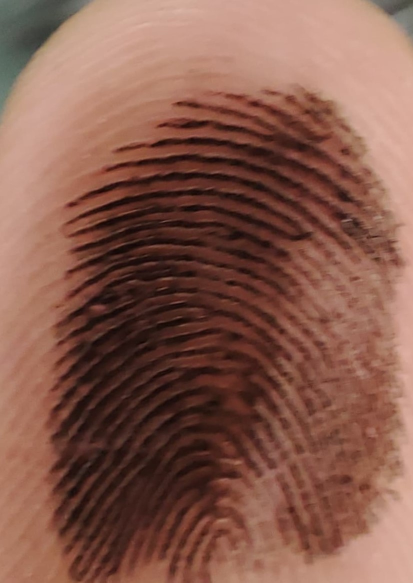
#> input picture resources/finger_2.jpg, 826 x 1165 px, found by its file name (shown at 1/2 size)
$ python main.py
#> lines starting #> are read from the running program, lines starting #| are printed output that depends on the picture; after the words box and inside, x2 and y2 are one past the last pixel; in counts of white or black regions, pixels touching at a corner belong together
### src/utils.py
import cv2
import numpy as np
threshold1 = 30
threshold2 = 255

#create a function that generate 5 thresholded images with different thresholds
# puts them in a grid add text with values and show the grid
def generate_thresholded_images(image):

    grid_image = np.zeros((image.shape[0]*2, image.shape[1]*3, 3), dtype=np.uint8)
    #create a list of thresholds
    thresholds = [10, 20, 30, 40, 50]
    #create a list of names for the images
    names = [f'Threshold: {threshold}' for threshold in thresholds]
    names.insert(0, 'Original')
    #create a list of the images
    images = [image]
    for threshold in thresholds:
        # Apply a binary threshold to the image
        _, thresholded = cv2.threshold(image, threshold, 255, cv2.THRESH_BINARY)
        images.append(thresholded)
    #add the images to the grid
    for i in range(6):
        x = i%3
        y = i//3
        grid_image[y*image.shape[0]:(y+1)*image.shape[0], x*image.shape[1]:(x+1)*image.shape[1], :] = images[i]
        #add the text to the images
        cv2.putText(grid_image, names[i], (x*image.shape[1]+10, y*image.shape[0]+30), cv2.FONT_HERSHEY_SIMPLEX, 1, (255, 0, 255), 2)
    #resize the grid image
    grid_image = cv2.resize(grid_image, (0,0), fx=0.4, fy=0.4)
    cv2.imshow('Thresholded Images', grid_image)

#a function that finds the 5 biggest contours
def find_biggest_contours(image, num_contours=5):
    image = cv2.cvtColor(image, cv2.COLOR_BGR2GRAY)
    # Apply a binary threshold to the image
    _, thresholded = cv2.threshold(image, threshold1, threshold2, cv2.THRESH_BINARY)
    # Find contours in the thresholded image
    contours, _ = cv2.findContours(thresholded, cv2.RETR_LIST, cv2.CHAIN_APPROX_SIMPLE)
    #sort the contours by area
    contours = sorted(contours, key=cv2.contourArea, reverse=True)[:num_contours]
    return thresholded, contours

def find_center(contours):

    # Initialize max x and y coordinates
    max_x = max_y = 0
    print(len(contours))
    # Calculate the center of each contour and update max_x and max_y
    for contour in contours:
        M = cv2.moments(contour)
        if M["m00"] != 0:  # to avoid division by zero
            x = int(M["m10"] / M["m00"])
            y = int(M["m01"] / M["m00"])
            max_x = max(max_x, x)
            max_y = max(max_y, y)
    return (max_x, max_y)

def find_center_avg(contours):

    # Initialize total x and y coordinates
    total_x = total_y = num_contours = 0
    print(len(contours))
    # Calculate the center of each contour and add to total
    for contour in contours:
        M = cv2.moments(contour)
        if M["m00"] != 0:  # to avoid division by zero
            total_x += int(M["m10"] / M["m00"])
            total_y += int(M["m01"] / M["m00"])
            num_contours += 1

    # Calculate the average center of all contours
    if num_contours != 0:  # to avoid division by zero
        center = (total_x // num_contours, total_y // num_contours)
    else:
        center = (0, 0)  # or any default value

    return center

def unwrap_image(image, center, max_radius):
    # The size of the output image
    output_size = (int(360), int(max_radius))  # Width = 360 degrees, Height = max_radius

    # Apply polar to cartesian transformation
    unwrapped_image = cv2.linearPolar(image, center, max_radius, cv2.WARP_FILL_OUTLIERS +  cv2.INTER_LINEAR)

    # Resize to make it easier to view
    # unwrapped_image = cv2.resize(unwrapped_image, output_size, interpolation=cv2.INTER_LINEAR)

    return unwrapped_image

# [6 lines left out: function mouse_callback, not called in this run]


def create_rainbow_gradient(height, width):
    # Create an image filled with zeros (black)
    gradient = np.zeros((height, width, 3), dtype=np.uint8)

    # Calculate the change in color for each step
    for i in range(height):
        hue = int(180 * (i / height))  # Hue goes from 0 to 180 in OpenCV
        hue_color = np.array([[hue, 255, 255]], dtype=np.uint8) # Saturation and Value are always 255
        hue_color = hue_color.reshape(hue_color.shape[0], hue_color.shape[1], 1)  # Ensure hue_color has 3 dimensions
        hue_color = np.repeat(hue_color, 3, axis=2)  # Repeat the single channel to get a 3-channel image
        bgr_color = cv2.cvtColor(hue_color, cv2.COLOR_HSV2BGR) # Convert HSV to RGB
        bgr_color = bgr_color[0, 0, :]  # Reduce bgr_color to a 1D array
        gradient[i, :, :] = bgr_color # Fill each row with the color

    return gradient

def apply_gradient_to_edges(image):
    # Create a mask where edges are 1 and non-edges are 0
    mask = image.astype(bool)

    # Create the rainbow gradient
    gradient = create_rainbow_gradient(image.shape[0], image.shape[1])

    # Apply the mask to the gradient
    rainbow_edges = np.zeros_like(gradient)
    for i in range(3):  # For each color channel
        rainbow_edges[:, :, i] = np.where(mask, gradient[:, :, i], 0)

    return rainbow_edges

### src/main.py
import cv2
import numpy as np
from utils import *
import os

image_name = 'finger_2.jpg'
resource_folder = 'resources'

image_path = os.path.join(resource_folder, image_name)
image = cv2.imread(image_path, cv2.IMREAD_COLOR)
#> image is the input picture: shape (1165, 826, 3); mean B, G, R 77, 91, 134.7

if image is None:
    print("Error: Could not read the image.")
    exit(1)

#increase contrast
# image = cv2.convertScaleAbs(image, alpha=2, beta=1)

#convert to 3 channel gray
# TODO - This is not the best way to convert to 3 channel
gray = cv2.cvtColor(image, cv2.COLOR_BGR2GRAY)
gray = cv2.cvtColor(gray, cv2.COLOR_GRAY2BGR)
#> gray: shape (1165, 826, 3)
blur = cv2.GaussianBlur(gray, (15,15),3)

# Edge detection
edges = cv2.Canny(blur, threshold1=15, threshold2=20, apertureSize=3, L2gradient=True)
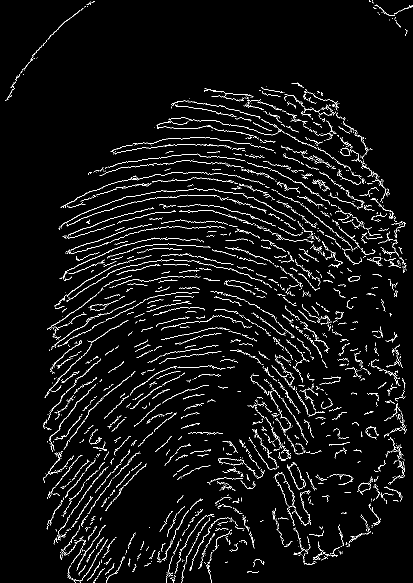
#> edges: shape (1165, 826) (shown at 1/2 size); 4.2% white in thin lines or dots
edges = cv2.GaussianBlur(edges, (3,3),0)
threshold, contours = find_biggest_contours(blur, 50)
#> in find_biggest_contours, `_, thresholded = cv2.threshold(image, threshold1, threshold2, cv2.THRE..`:
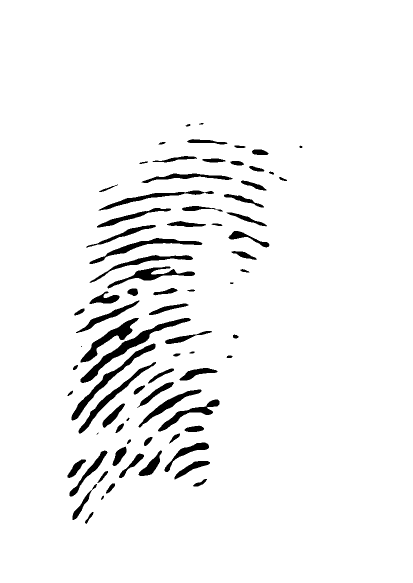
#> thresholded: shape (1165, 826) (shown at 1/2 size); 95.5% white; 78 black regions (3 under 20 px)
#> in find_biggest_contours, `contours, _ = cv2.findContours(thresholded, cv2.RETR_LIST, cv2.CHAIN_A..`: contours = 81 contours, 2 with area under 20; largest, box (x1, y1, x2, y2) and area: (0, 0, 826, 1165) 960300, (160, 635, 383, 767) 3602, (142, 686, 312, 842) 2670, (160, 635, 279, 726) 2350, (156, 723, 313, 868) 2157
#> in find_biggest_contours, `contours = sorted(contours, key=cv2.contourArea, reverse=True)[:num_co..`: contours = 50 contours; largest, box (x1, y1, x2, y2) and area: (0, 0, 826, 1165) 960300, (160, 635, 383, 767) 3602, (142, 686, 312, 842) 2670, (160, 635, 279, 726) 2350, (156, 723, 313, 868) 2157

generate_thresholded_images(gray)
#> after the loop in generate_thresholded_images, `for threshold in thresholds:`: images = 6 items
#> in generate_thresholded_images, `grid_image = cv2.resize(grid_image, (0,0), fx=0.4, fy=0.4)`:
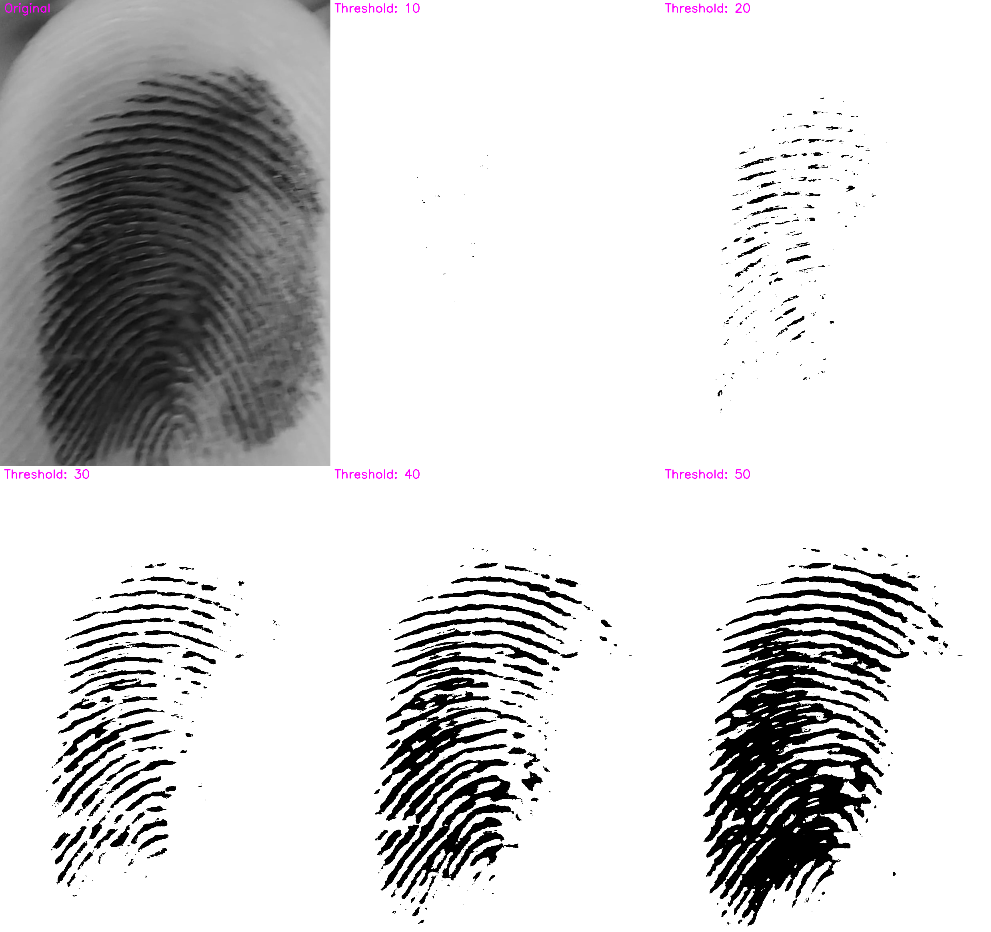
#> grid_image: shape (932, 991, 3); mean B, G, R 212.1, 211.8, 212.1

center = find_center(contours)
#| 50
#> the loop in find_center, `for contour in contours:` made 50 passes
#> (contour, x, y, max_x, max_y) on pass 1: ([[0, 0], [0, 1164], [825, 1164], [825, 0]], 412, 582, 412, 582)
#> (x, y, max_x, max_y) on passes 2 to 7: (257, 694, 412, 694), (217, 760, 412, 760), (218, 677, 412, 760), (222, 795, 412, 795), (288, 493, 412, 795), (302, 550, 412, 795)
#> center = (519, 1012)
center_avg = find_center_avg(contours)
#| 50
#> the loop in find_center_avg, `for contour in contours:` made 50 passes
#> (contour, total_x, total_y) on pass 1: ([[0, 0], [0, 1164], [825, 1164], [825, 0]], 412, 582)
#> (total_x, total_y) on passes 2 to 7: (669, 1276), (886, 2036), (1104, 2713), (1326, 3508), (1614, 4001), (1916, 4551)
#> after the loop in find_center_avg, `for contour in contours:`: num_contours = 50; total_x = 16624; total_y = 32061
#> in find_center_avg, `center = (total_x // num_contours, total_y // num_contours)`: center = (332, 641)
#> center_avg = (332, 641)


#smooth the edges
edges = cv2.GaussianBlur(edges, (3,3),0)
#apply the gradient to the edges
rainbow_edges = apply_gradient_to_edges(edges)
#> in apply_gradient_to_edges, `mask = image.astype(bool)`:
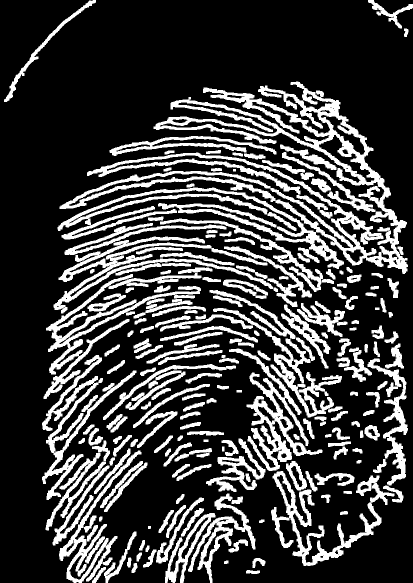
#> mask: shape (1165, 826) bool (shown at 1/2 size); 24.5% white; 210 white regions, largest, box (x1, y1, x2, y2) and area: (115, 163, 816, 548) 59510, (107, 473, 546, 627) 10440, (458, 697, 645, 942) 10020
#> the loop in create_rainbow_gradient, `for i in range(height):` made 1165 passes
#> bgr_color on passes 1 to 3: [0, 0, 0], [0, 0, 0], [0, 0, 0]
#> after the loop in create_rainbow_gradient, `for i in range(height):`:
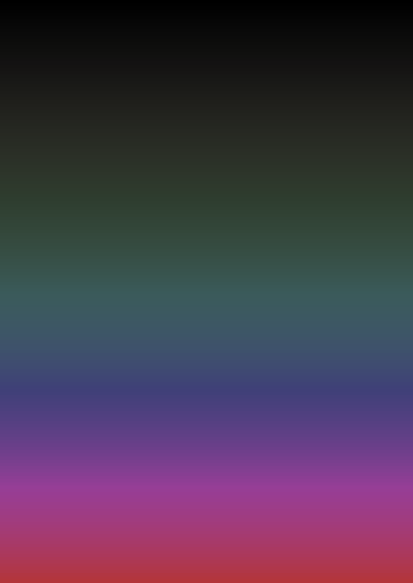
#> gradient: shape (1165, 826, 3) (shown at 1/2 size); mean of channels 0, 1, 2 77.2, 56, 72.1; drawn as B, G, R
#unwrap the image
unwrapped = unwrap_image(rainbow_edges, center, 900)

#overlay the images with names
cv2.putText(blur, 'Blur', (10, 30), cv2.FONT_HERSHEY_SIMPLEX, 1, (255, 255, 255), 2)
cv2.putText(gray, 'Gray', (10, 30), cv2.FONT_HERSHEY_SIMPLEX, 1, (255, 255, 255), 2)
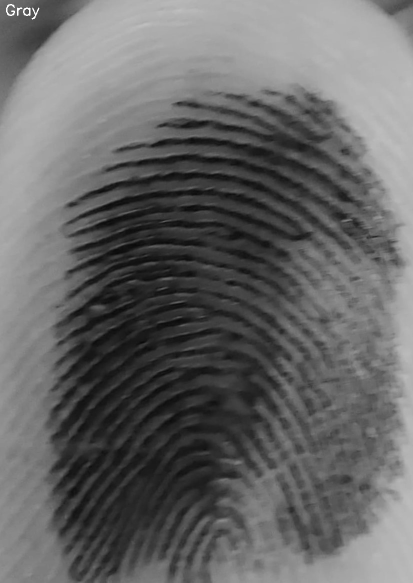
#> gray: shape (1165, 826, 3) (shown at 1/2 size); min 8, max 255, mean 102.5
cv2.putText(edges, 'Edges', (10, 30), cv2.FONT_HERSHEY_SIMPLEX, 1, (255, 255, 255), 2)
#> edges: shape (1165, 826); min 0, max 255, mean 11
cv2.putText(rainbow_edges, 'Rainbow Edges', (10, 30), cv2.FONT_HERSHEY_SIMPLEX, 1, (255, 255, 255), 2)
#> rainbow_edges: shape (1165, 826, 3); mean of channels 0, 1, 2 22.1, 16.4, 19.6
cv2.putText(unwrapped, 'Unwrapped Fingerprint', (10, 30), cv2.FONT_HERSHEY_SIMPLEX, 1, (255, 255, 255), 2)
#> unwrapped: shape (1165, 826, 3); mean of channels 0, 1, 2 15.5, 9.5, 15

#overlay the contours on the gray image
cv2.drawContours(gray, contours, -1, (0, 255, 0), 2)

cross_size = 20
cross_width = 8
#add a overlay to the gray image of the 2 centers with a cross
cv2.line(gray, (center_avg[0]-cross_size, center_avg[1]), (center_avg[0]+cross_size, center_avg[1]), (255, 0, 255), cross_width)
cv2.line(gray, (center_avg[0], center_avg[1]-cross_size), (center_avg[0], center_avg[1]+cross_size), (255, 0, 255), cross_width)
#> gray: shape (1165, 826, 3); mean B, G, R 100.4, 111.6, 100.4
cv2.line(gray, (center[0]-cross_size, center[1]), (center[0]+cross_size, center[1]), (0, 255, 255), cross_width)
cv2.line(gray, (center[0], center[1]-cross_size), (center[0], center[1]+cross_size), (0, 255, 255), cross_width)
#> gray: shape (1165, 826, 3); mean B, G, R 100.3, 111.7, 100.5


#add the text center and avgcenter to the image
cv2.putText(gray, f'Center: {center}', (10, 60), cv2.FONT_HERSHEY_SIMPLEX, 1, (0, 255, 255), 2)
cv2.putText(gray, f'Avg Center: {center_avg}', (10, 90), cv2.FONT_HERSHEY_SIMPLEX, 1, (255, 0, 255), 2)

edges = cv2.cvtColor(edges, cv2.COLOR_GRAY2BGR)
#> edges: shape (1165, 826, 3)
#convert thresholded image to 3 channel
threshold = cv2.cvtColor(threshold, cv2.COLOR_GRAY2BGR)
#> threshold: shape (1165, 826, 3); 95.5% white; 78 black regions (3 under 20 px), largest, box (x1, y1, x2, y2) and area: (161, 636, 382, 766) 3369, (143, 687, 311, 841) 2474, (161, 636, 278, 725) 2208
grid_image = np.hstack([ gray, blur, threshold, edges, rainbow_edges, unwrapped])
#> grid_image: shape (1165, 4956, 3)

#scale the grid image
grid_image = cv2.resize(grid_image, (0,0), fx=0.4, fy=0.4)
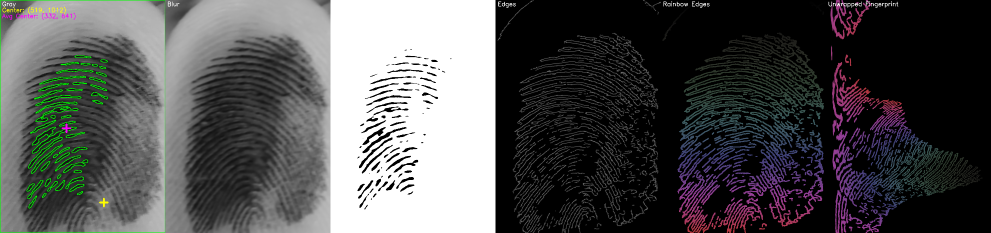
#> grid_image: shape (466, 1982, 3) (shown at 1/2 size); mean B, G, R 82.5, 82.4, 82.1

cv2.imshow('Fingerprint', grid_image)
cv2.waitKey(0)
cv2.destroyAllWindows()

$ run again, with finger.jpg copied over resources/finger_2.jpg
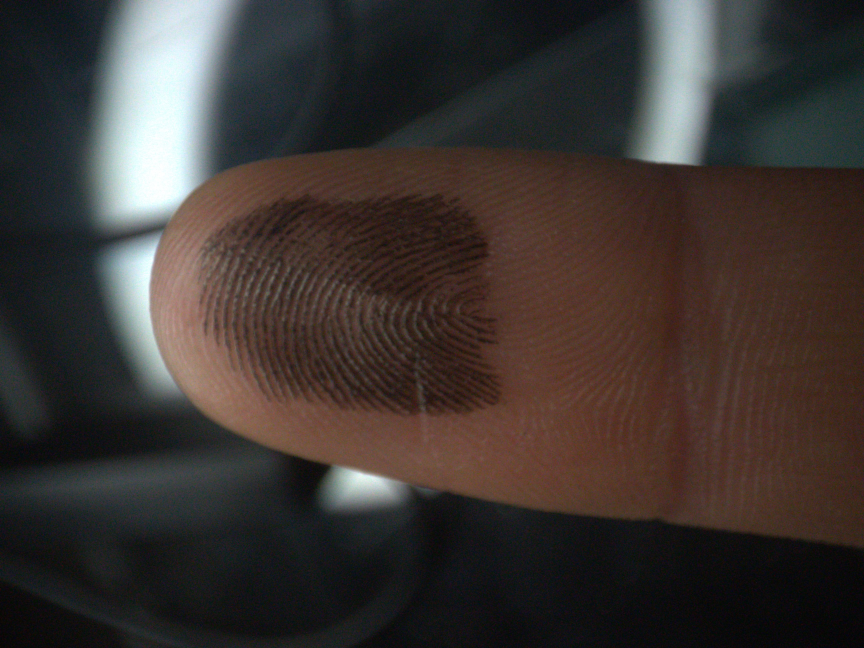
#> input picture finger.jpg, 2592 x 1944 px, found by its file name (shown at 1/3 size)
#> image is the input picture: shape (1944, 2592, 3); mean B, G, R 50.3, 53.5, 60.5
#> `edges = cv2.Canny(blur, threshold1=15, threshold2=20, apertureSize=3, ..`:
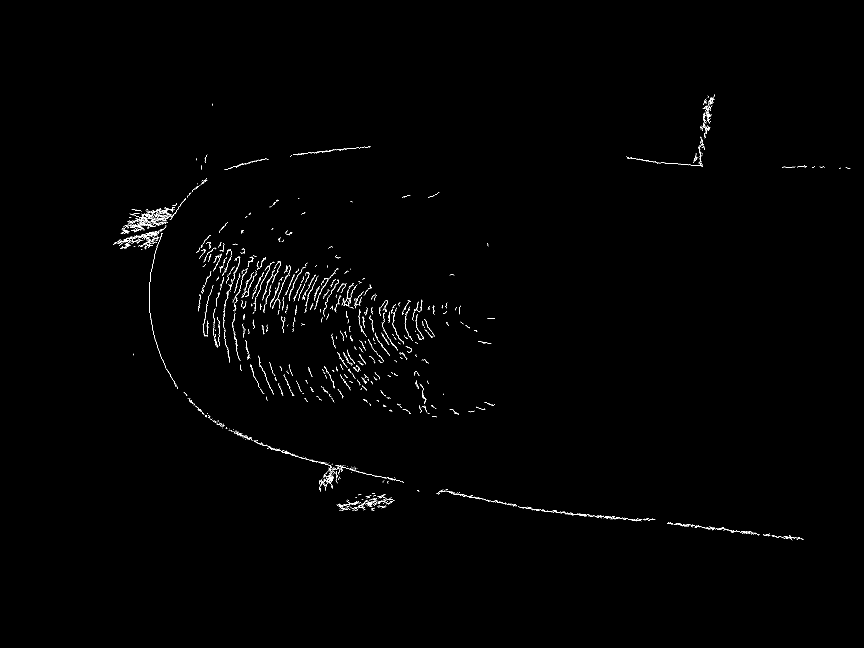
#> edges: shape (1944, 2592) (shown at 1/3 size); 0.42% white in thin lines or dots, all inside (x1, y1, x2, y2) = (339, 283, 2551, 1621)
#> image: shape (1944, 2592)
#> in find_biggest_contours, `contours, _ = cv2.findContours(thresholded, cv2.RETR_LIST, cv2.CHAIN_A..`: contours = 281 contours, 94 with area under 20; largest, box (x1, y1, x2, y2) and area: (0, 0, 2592, 1732) 3502862, (0, 934, 146, 1299) 31627, (155, 1784, 587, 1944) 16923, (838, 1885, 1061, 1944) 4480, (1303, 717, 1393, 753) 1342
#> in find_biggest_contours, `contours = sorted(contours, key=cv2.contourArea, reverse=True)[:num_co..`: contours = 50 contours; largest, box (x1, y1, x2, y2) and area: (0, 0, 2592, 1732) 3502862, (0, 934, 146, 1299) 31627, (155, 1784, 587, 1944) 16923, (838, 1885, 1061, 1944) 4480, (1303, 717, 1393, 753) 1342
#> after the loop in generate_thresholded_images, `for threshold in thresholds:`: images = 6 items
#| 50
#> the loop in find_center, `for contour in contours:` made 50 passes
#> (x, y, max_x, max_y) on passes 1 to 8: (1370, 828, 1370, 828), (59, 1150, 1370, 1150), (411, 1886, 1370, 1886), (967, 1926, 1370, 1926), (1348, 732, 1370, 1926), (1414, 742, 1414, 1926), (1412, 774, 1414, 1926), (711, 1938, 1414, 1938)
#> `center = find_center(contours)`: center = (2440, 1938)
#| 50
#> the loop in find_center_avg, `for contour in contours:` made 50 passes
#> (total_x, total_y) on passes 1 to 8: (1370, 828), (1429, 1978), (1840, 3864), (2807, 5790), (4155, 6522), (5569, 7264), (6981, 8038), (7692, 9976)
#> after the loop in find_center_avg, `for contour in contours:`: num_contours = 50; total_x = 57472; total_y = 38537
#> in find_center_avg, `center = (total_x // num_contours, total_y // num_contours)`: center = (1149, 770)
#> mask: shape (1944, 2592) bool; 2.5% white; 228 white regions, largest, box (x1, y1, x2, y2) and area: (337, 533, 624, 1169) 16071, (675, 1280, 1214, 1477) 8188, (1307, 1465, 1968, 1566) 6115
#> the loop in create_rainbow_gradient, `for i in range(height):` made 1944 passes
#> bgr_color on passes 1 to 3: [0, 0, 0], [0, 0, 0], [0, 0, 0]
#> threshold: shape (1944, 2592, 3); 70.5% white; 189 black regions (57 under 20 px), largest, box (x1, y1, x2, y2) and area: (0, 1371, 2592, 1944) 950035, (909, 0, 1901, 456) 215129, (0, 464, 547, 1446) 175165
#> `grid_image = cv2.resize(grid_image, (0,0), fx=0.4, fy=0.4)`:
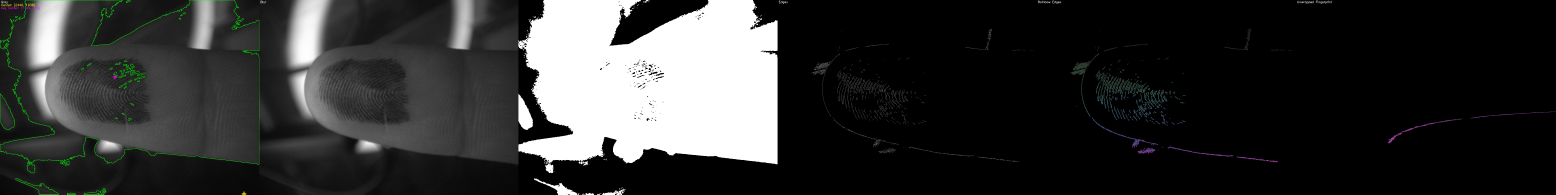
#> grid_image: shape (778, 6221, 3) (shown at 1/4 size); mean of channels 0, 1, 2 48.9, 49.4, 48.8; drawn as B, G, R
